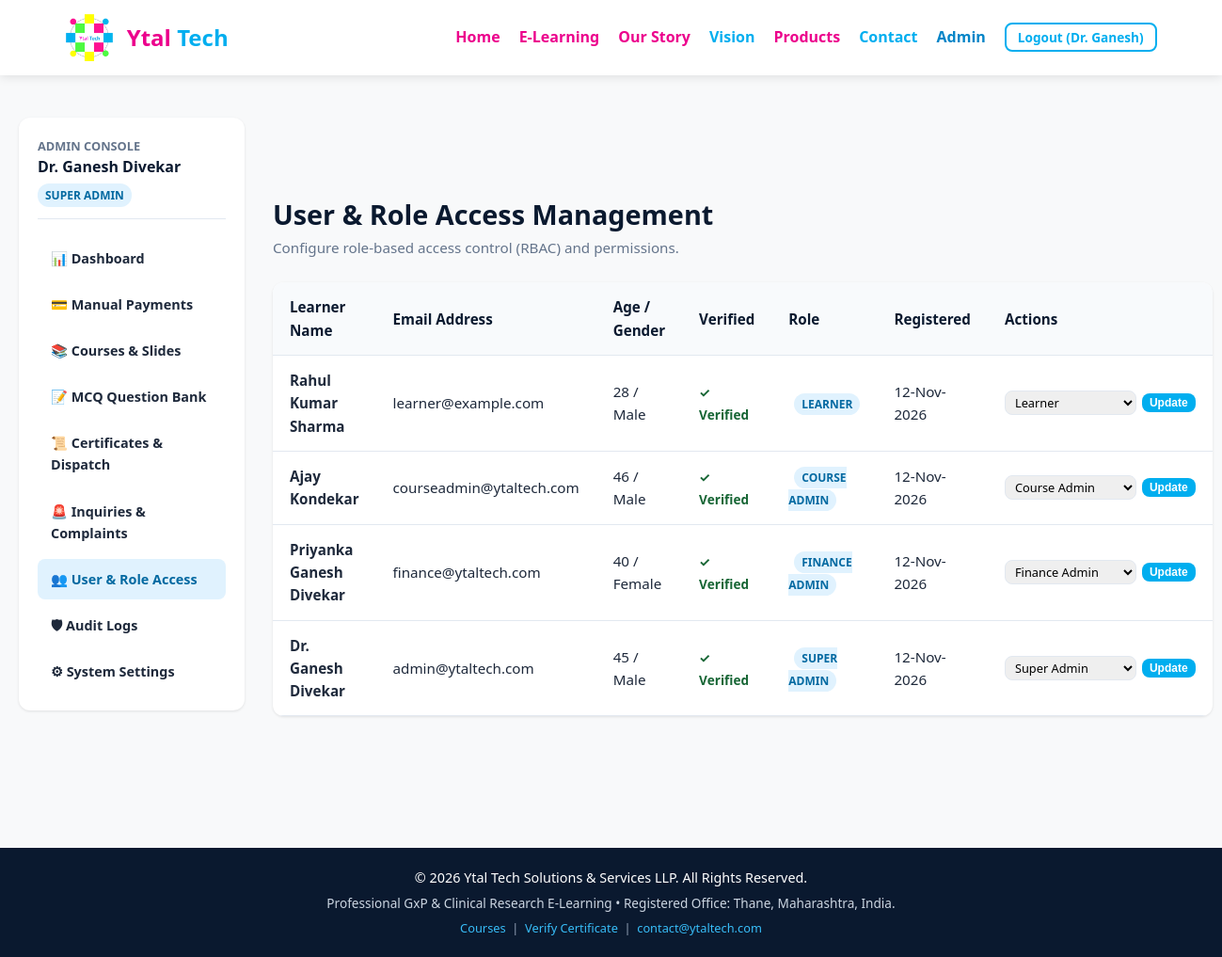
/elearning/admin/users (signed in), run on the app's committed database.
### elearning/models.py (models this page shows, shortened)
class User(db.Model):
    __tablename__ = 'users'
    id = db.Column(db.Integer, primary_key=True)
    email = db.Column(db.String(255), unique=True, nullable=False, index=True)
    password_hash = db.Column(db.String(255), nullable=True)
    first_name = db.Column(db.String(100), nullable=False)
    middle_name = db.Column(db.String(100), nullable=True)
    last_name = db.Column(db.String(100), nullable=False)
    age = db.Column(db.Integer, nullable=True)
    gender = db.Column(db.String(20), nullable=True)
    role = db.Column(db.String(50), nullable=False, default='learner')
    is_verified = db.Column(db.Boolean, default=False)
    email_verification_token = db.Column(db.String(128), nullable=True)
    reset_password_token = db.Column(db.String(128), nullable=True)
    reset_token_expiry = db.Column(db.DateTime, nullable=True)
    google_id = db.Column(db.String(100), nullable=True, unique=True)
    is_active = db.Column(db.Boolean, default=True)
    house_no = db.Column(db.String(100), nullable=True)
    building = db.Column(db.String(150), nullable=True)
    street = db.Column(db.String(150), nullable=True)
    area = db.Column(db.String(150), nullable=True)
    city = db.Column(db.String(100), nullable=True)
    state = db.Column(db.String(100), nullable=True)
    country = db.Column(db.String(100), default='India')
    pincode = db.Column(db.String(20), nullable=True)
    phone = db.Column(db.String(20), nullable=True)
    gstin = db.Column(db.String(30), nullable=True)
    organization_name = db.Column(db.String(200), nullable=True)
    billing_address = db.Column(db.Text, nullable=True)
    created_at = db.Column(db.DateTime, default=lambda: datetime.now(timezone.utc))
    updated_at = db.Column(db.DateTime, default=lambda: datetime.now(timezone.utc), onupdate=lambda: datetime.now(timezone.utc))
    enrolments = db.relationship('Enrolment', backref='user', lazy=True, cascade='all, delete-orphan')
    payment_orders = db.relationship('PaymentOrder', foreign_keys='PaymentOrder.user_id', backref='user', lazy=True)
    certificates = db.relationship('Certificate', backref='user', lazy=True)
    audit_logs = db.relationship('AuditLog', backref='user', lazy=True)
    @property
    def full_name(self):
        parts = [self.first_name, self.middle_name, self.last_name]
        return " ".join([p.strip() for p in parts if p and p.strip()])
    def has_role(self, *roles):
        if self.role == 'super_admin':
            return True
        return self.role in roles

### elearning/admin.py (the view)
@admin_bp.route('/users')
@role_required('super_admin')
def users_list():
    users = User.query.order_by(User.id.desc()).all()
    return render_template('elearning/admin/users.html', users=users)

### templates/elearning/admin/users.html (shortened to what this page needs)
{% extends 'elearning/admin/base_admin.html' %}
{% block admin_content %}
<div>
    <div style="display: flex; justify-content: space-between; align-items: center; margin-bottom: 25px;">
        <div>
            <h1 style="color: var(--dark-navy); font-size: 1.8rem;">User & Role Access Management</h1>
            <p style="color: var(--text-muted); font-size: 0.95rem;">Configure role-based access control (RBAC) and permissions.</p>
        </div>
    </div>
    <div style="background: var(--surface); border-radius: var(--radius-lg); box-shadow: var(--shadow-sm); overflow-x: auto;">
        <table class="data-table">
            <thead>
                <tr>
                    <th>Learner Name</th>
                    <th>Email Address</th>
                    <th>Age / Gender</th>
                    <th>Verified</th>
                    <th>Role</th>
                    <th>Registered</th>
                    <th>Actions</th>
                </tr>
            </thead>
            <tbody>
                {% for u in users %}
                    <tr>
                        <td><strong>{{ u.full_name }}</strong></td>
                        <td>{{ u.email }}</td>
                        <td>{{ u.age or 'N/A' }} / {{ u.gender or 'N/A' }}</td>
                        <td>
                            <span style="color: {{ '#166534' if u.is_verified else '#92400e' }}; font-weight: bold; font-size: 0.85rem;">
                                {{ '✓ Verified' if u.is_verified else 'Pending' }}
                            </span>
                        </td>
                        <td>
                            <span class="badge-role">{{ u.role.replace('_', ' ') }}</span>
                        </td>
                        <td>{{ u.created_at.strftime('%d-%b-%Y') if u.created_at else '' }}</td>
                        <td>
                            <form action="{{ url_for('admin.update_user_role', user_id=u.id) }}" method="POST" style="display: flex; gap: 6px; align-items: center;">
                                <select name="role" class="form-control" style="padding: 2px 6px; font-size: 0.8rem; width: 140px;">
                                    <option value="learner" {% if u.role == 'learner' %}selected{% endif %}>Learner</option>
                                    <option value="finance_admin" {% if u.role == 'finance_admin' %}selected{% endif %}>Finance Admin</option>
                                    <option value="course_admin" {% if u.role == 'course_admin' %}selected{% endif %}>Course Admin</option>
                                    <option value="super_admin" {% if u.role == 'super_admin' %}selected{% endif %}>Super Admin</option>
                                </select>
                                <button type="submit" class="btn-primary" style="padding: 3px 8px; font-size: 0.75rem;">
                                    Update
                                </button>
                            </form>
                        </td>
                    </tr>
                {% endfor %}
            </tbody>
        </table>
    </div>
</div>
{% endblock %}

### templates/elearning/admin/base_admin.html (shortened to what this page needs)
{% extends 'elearning/base.html' %}
{% block content %}
<div class="admin-layout">
    <aside class="admin-sidebar" aria-label="Admin Navigation">
        <div style="margin-bottom: 20px; padding-bottom: 12px; border-bottom: 1px solid var(--border-color);">
            <div style="font-size: 0.8rem; text-transform: uppercase; color: var(--text-muted); font-weight: 700;">Admin Console</div>
            <div style="font-weight: 700; color: var(--dark-navy);">{{ current_user.full_name }}</div>
            <span class="badge-role" style="margin-left: 0; margin-top: 4px; display: inline-block;">{{ current_user.role.replace('_', ' ') }}</span>
        </div>
        <ul class="admin-nav-list">
            <li class="admin-nav-item {% if request.endpoint == 'admin.dashboard' %}active{% endif %}">
                <a href="{{ url_for('admin.dashboard') }}">📊 Dashboard</a>
            </li>
            {% if current_user.has_role('super_admin', 'finance_admin') %}
                <li class="admin-nav-item {% if 'payment' in request.endpoint %}active{% endif %}">
                    <a href="{{ url_for('admin.payments_list') }}">💳 Manual Payments</a>
                </li>
            {% endif %}
            {% if current_user.has_role('super_admin', 'course_admin', 'content_editor') %}
                <li class="admin-nav-item {% if 'course' in request.endpoint or 'slide' in request.endpoint %}active{% endif %}">
                    <a href="{{ url_for('admin.courses_cms') }}">📚 Courses & Slides</a>
                </li>
                <li class="admin-nav-item {% if 'mcq' in request.endpoint %}active{% endif %}">
                    <a href="{{ url_for('admin.mcqs_list') }}">📝 MCQ Question Bank</a>
                </li>
            {% endif %}
            {% if current_user.has_role('super_admin', 'certificate_admin') %}
                <li class="admin-nav-item {% if 'certificate' in request.endpoint %}active{% endif %}">
                    <a href="{{ url_for('admin.certificates_list') }}">📜 Certificates & Dispatch</a>
                </li>
            {% endif %}
            {% if current_user.has_role('super_admin', 'support_agent') %}
                <li class="admin-nav-item {% if 'complaint' in request.endpoint %}active{% endif %}">
                    <a href="{{ url_for('admin.complaints_list') }}">🚨 Inquiries & Complaints</a>
                </li>
            {% endif %}
            {% if current_user.has_role('super_admin') %}
                <li class="admin-nav-item {% if 'user' in request.endpoint %}active{% endif %}">
                    <a href="{{ url_for('admin.users_list') }}">👥 User & Role Access</a>
                </li>
                <li class="admin-nav-item {% if 'audit' in request.endpoint %}active{% endif %}">
                    <a href="{{ url_for('admin.audit_logs') }}">🛡 Audit Logs</a>
                </li>
                <li class="admin-nav-item {% if 'setting' in request.endpoint %}active{% endif %}">
                    <a href="{{ url_for('admin.system_settings') }}">⚙ System Settings</a>
                </li>
            {% endif %}
        </ul>
    </aside>
    <section class="admin-main">
        {% block admin_content %}{% endblock %}
    </section>
</div>
{% endblock %}

### templates/elearning/base.html (shortened to what this page needs)
<!DOCTYPE html>
<html lang="en">
<head>
    <link rel="stylesheet" href="{{ url_for('static', filename='style.css') }}">
    <link rel="stylesheet" href="{{ url_for('static', filename='elearning/elearning.css') }}">
</head>
<body class="elearning-body">
    <header>
        <nav aria-label="Main Navigation">
            <a href="{{ url_for('home') }}" class="logo-container">
                <img src="{{ url_for('static', filename='Ytal Tech logo.jpg') }}" alt="Ytal Tech Logo">
                <div class="logo-text">
                    <span class="logo-ytal">Ytal</span> <span class="logo-tech">Tech</span>
                </div>
            </a>
            <ul class="nav-links" id="navLinks">
                <li><a href="{{ url_for('home') }}">Home</a></li>
                <li><a href="{{ url_for('elearning.courses_list') }}" style="color:var(--secondary-color);font-weight:700;">E-Learning</a></li>
                <li><a href="{{ url_for('home') }}#story">Our Story</a></li>
                <li><a href="{{ url_for('home') }}#vision">Vision</a></li>
                <li><a href="{{ url_for('home') }}#products">Products</a></li>
                <li><a href="{{ url_for('home') }}#contact">Contact</a></li>
                {% if is_logged_in %}
                    {% if current_user.has_role('super_admin', 'course_admin', 'content_editor', 'finance_admin', 'certificate_admin', 'support_agent') %}
                        <li><a href="{{ url_for('admin.dashboard') }}" style="color:#0284c7;font-weight:700;">Admin</a></li>
                    {% endif %}
                    <li>
                        <a href="{{ url_for('auth.logout') }}" class="btn-outline" style="padding:4px 12px;font-size:0.85rem;">Logout ({{ current_user.first_name }})</a>
                    </li>
                {% else %}
                    <li><a href="{{ url_for('auth.login') }}" style="color:var(--primary-color);">Login</a></li>
                    <li><a href="{{ url_for('auth.register') }}" class="btn" style="padding:6px 14px;font-size:0.85rem;color:#fff;">Sign Up</a></li>
                {% endif %}
            </ul>
        </nav>
    </header>
    <main id="main-content" class="main-content">
        {% block content %}{% endblock %}
    </main>
    <footer>
        <div class="container">
            <p>&copy; 2026 Ytal Tech Solutions & Services LLP. All Rights Reserved.</p>
            <p style="font-size: 0.85rem; margin-top: 5px; color: #cbd5e1;">
                Professional GxP & Clinical Research E-Learning • Registered Office: Thane, Maharashtra, India.
            </p>
            <p style="font-size: 0.8rem; margin-top: 5px; color: #94a3b8;">
                <a href="{{ url_for('elearning.courses_list') }}" style="color:#38bdf8;text-decoration:none;">Courses</a> &nbsp;|&nbsp;
                <a href="{{ url_for('certificates.verify_certificate') }}" style="color:#38bdf8;text-decoration:none;">Verify Certificate</a> &nbsp;|&nbsp;
                <a href="mailto:contact@ytaltech.com" style="color:#38bdf8;text-decoration:none;">contact@ytaltech.com</a>
            </p>
        </div>
    </footer>
</body>
</html>

### data on the page
User: first_name "Dr. Ganesh", full_name "Dr. Ganesh Divekar", role.replace "SUPER ADMIN", email "admin@ytaltech.com", age "45", gender "Male", is_verified "✓ Verified", created_at "12-Nov-2026", role "Super Admin"
User: full_name "Rahul Kumar Sharma", email "learner@example.com", age "28", gender "Male", is_verified "✓ Verified", role.replace "LEARNER", created_at "12-Nov-2026", role "Learner"
User: full_name "Ajay Kondekar", email "courseadmin@ytaltech.com", age "46", gender "Male", is_verified "✓ Verified", role.replace "COURSE ADMIN", created_at "12-Nov-2026", role "Course Admin"
User: full_name "Priyanka Ganesh Divekar", email "finance@ytaltech.com", age "40", gender "Female", is_verified "✓ Verified", role.replace "FINANCE ADMIN", created_at "12-Nov-2026", role "Finance Admin"
